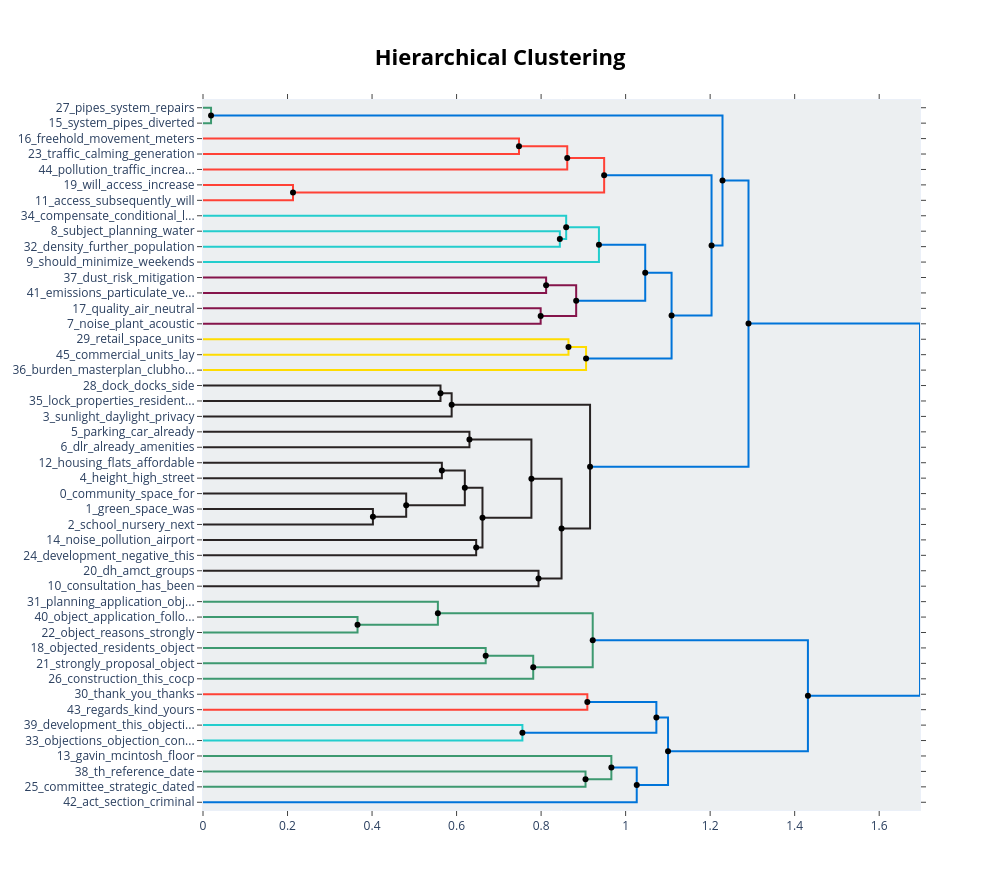

This figure's notebook cell:
### Code cell
topic_model_no_place.visualize_hierarchy(hierarchical_topics=hierarchical_topics)

### Figure 1 — Plotly figure (JSON) as saved in the notebook; plotly's stock layout.template omitted (floating-point values rounded to 4 significant figures)
{"data": [{"hoverinfo": "text", "marker": {"color": "rgb(61,153,112)"}, "mode": "lines", "text": ["pipes_system_repairs_diverted_angles", "", "", "system_pipes_diverted_angles_sewer"], "type": "scatter", "x": [0.0, 0.01904, 0.01904, 0.0], "xaxis": "x", "y": [-5.0, -5.0, -15.0, -15.0], "yaxis": "y"}, {"hoverinfo": "text", "marker": {"color": "rgb(255,65,54)"}, "mode": "lines", "text": ["freehold_movement_meters_traffic_passage", "", "", "traffic_calming_generation_safety_generated"], "type": "scatter", "x": [0.0, 0.7477, 0.7477, 0.0], "xaxis": "x", "y": [-25.0, -25.0, -35.0, -35.0], "yaxis": "y"}, {"hoverinfo": "text", "marker": {"color": "rgb(255,65,54)"}, "mode": "lines", "text": ["freehold_movement_meters_traffic_passage", "", "", "pollution_traffic_increased_therein_concerned"], "type": "scatter", "x": [0.7477, 0.8619, 0.8619, 0.0], "xaxis": "x", "y": [-30.0, -30.0, -45.0, -45.0], "yaxis": "y"}, {"hoverinfo": "text", "marker": {"color": "rgb(255,65,54)"}, "mode": "lines", "text": ["will_access_increase_estate_create", "", "", "access_subsequently_will_flow_main"], "type": "scatter", "x": [0.0, 0.213, 0.213, 0.0], "xaxis": "x", "y": [-55.0, -55.0, -65.0, -65.0], "yaxis": "y"}, {"hoverinfo": "text", "marker": {"color": "rgb(255,65,54)"}, "mode": "lines", "text": ["will_access_increase_estate_create", "", "", "access_will_subsequently_flow_estate"], "type": "scatter", "x": [0.8619, 0.9492, 0.9492, 0.213], "xaxis": "x", "y": [-37.5, -37.5, -60.0, -60.0], "yaxis": "y"}, {"hoverinfo": "text", "marker": {"color": "rgb(35,205,205)"}, "mode": "lines", "text": ["subject_planning_water_use_should", "", "", "density_further_population_consent_site"], "type": "scatter", "x": [0.0, 0.8444, 0.8444, 0.0], "xaxis": "x", "y": [-85.0, -85.0, -95.0, -95.0], "yaxis": "y"}, {"hoverinfo": "text", "marker": {"color": "rgb(35,205,205)"}, "mode": "lines", "text": ["compensate_conditional_light_owners_must", "", "", "density_further_population_consent_site"], "type": "scatter", "x": [0.0, 0.8594, 0.8594, 0.8444], "xaxis": "x", "y": [-75.0, -75.0, -90.0, -90.0], "yaxis": "y"}, {"hoverinfo": "text", "marker": {"color": "rgb(35,205,205)"}, "mode": "lines", "text": ["compensate_conditional_light_owners_must", "", "", "should_minimize_weekends_hours_workers"], "type": "scatter", "x": [0.8594, 0.9368, 0.9368, 0.0], "xaxis": "x", "y": [-82.5, -82.5, -105.0, -105.0], "yaxis": "y"}, {"hoverinfo": "text", "marker": {"color": "rgb(133,20,75)"}, "mode": "lines", "text": ["dust_risk_mitigation_determined_unsatisfactory", "", "", "emissions_particulate_vessels_release_vehicles"], "type": "scatter", "x": [0.0, 0.8119, 0.8119, 0.0], "xaxis": "x", "y": [-115.0, -115.0, -125.0, -125.0], "yaxis": "y"}, {"hoverinfo": "text", "marker": {"color": "rgb(133,20,75)"}, "mode": "lines", "text": ["quality_air_neutral_ventilation_extract", "", "", "noise_plant_acoustic_db_vibration"], "type": "scatter", "x": [0.0, 0.799, 0.799, 0.0], "xaxis": "x", "y": [-135.0, -135.0, -145.0, -145.0], "yaxis": "y"}, {"hoverinfo": "text", "marker": {"color": "rgb(133,20,75)"}, "mode": "lines", "text": ["quality_air_neutral_ventilation_extract", "", "", "noise_plant_acoustic_db_vibration"], "type": "scatter", "x": [0.8119, 0.883, 0.883, 0.799], "xaxis": "x", "y": [-120.0, -120.0, -140.0, -140.0], "yaxis": "y"}, {"hoverinfo": "text", "marker": {"color": "rgb(0,116,217)"}, "mode": "lines", "text": ["quality_air_neutral_ventilation_extract", "", "", "noise_plant_acoustic_db_vibration"], "type": "scatter", "x": [0.9368, 1.046, 1.046, 0.883], "xaxis": "x", "y": [-93.75, -93.75, -130.0, -130.0], "yaxis": "y"}, {"hoverinfo": "text", "marker": {"color": "rgb(255,220,0)"}, "mode": "lines", "text": ["retail_space_units_fourth_designs", "", "", "commercial_units_lay_empty_ones"], "type": "scatter", "x": [0.0, 0.8648, 0.8648, 0.0], "xaxis": "x", "y": [-155.0, -155.0, -165.0, -165.0], "yaxis": "y"}, {"hoverinfo": "text", "marker": {"color": "rgb(255,220,0)"}, "mode": "lines", "text": ["retail_space_units_fourth_designs", "", "", "burden_masterplan_clubhouse_concierge_additional"], "type": "scatter", "x": [0.8648, 0.9064, 0.9064, 0.0], "xaxis": "x", "y": [-160.0, -160.0, -175.0, -175.0], "yaxis": "y"}, {"hoverinfo": "text", "marker": {"color": "rgb(0,116,217)"}, "mode": "lines", "text": ["retail_space_units_fourth_designs", "", "", "burden_masterplan_clubhouse_concierge_additional"], "type": "scatter", "x": [1.046, 1.109, 1.109, 0.9064], "xaxis": "x", "y": [-111.9, -111.9, -167.5, -167.5], "yaxis": "y"}, {"hoverinfo": "text", "marker": {"color": "rgb(0,116,217)"}, "mode": "lines", "text": ["retail_space_units_fourth_designs", "", "", "burden_masterplan_clubhouse_concierge_additional"], "type": "scatter", "x": [0.9492, 1.203, 1.203, 1.109], "xaxis": "x", "y": [-48.75, -48.75, -139.7, -139.7], "yaxis": "y"}, {"hoverinfo": "text", "marker": {"color": "rgb(0,116,217)"}, "mode": "lines", "text": ["pipes_system_diverted_angles_sewer", "", "", "burden_masterplan_clubhouse_concierge_additional"], "type": "scatter", "x": [0.01904, 1.229, 1.229, 1.203], "xaxis": "x", "y": [-10.0, -10.0, -94.22, -94.22], "yaxis": "y"}, {"hoverinfo": "text", "marker": {"color": "rgb(40,35,35)"}, "mode": "lines", "text": ["dock_docks_side_light_of", "", "", "lock_properties_residential_the_view"], "type": "scatter", "x": [0.0, 0.562, 0.562, 0.0], "xaxis": "x", "y": [-185.0, -185.0, -195.0, -195.0], "yaxis": "y"}, {"hoverinfo": "text", "marker": {"color": "rgb(40,35,35)"}, "mode": "lines", "text": ["lock_properties_dock_the_side", "", "", "sunlight_daylight_privacy_building_light"], "type": "scatter", "x": [0.562, 0.5884, 0.5884, 0.0], "xaxis": "x", "y": [-190.0, -190.0, -205.0, -205.0], "yaxis": "y"}, {"hoverinfo": "text", "marker": {"color": "rgb(40,35,35)"}, "mode": "lines", "text": ["parking_car_already_spaces_units", "", "", "dlr_already_amenities_services_bus"], "type": "scatter", "x": [0.0, 0.6305, 0.6305, 0.0], "xaxis": "x", "y": [-215.0, -215.0, -225.0, -225.0], "yaxis": "y"}, {"hoverinfo": "text", "marker": {"color": "rgb(40,35,35)"}, "mode": "lines", "text": ["housing_flats_affordable_in_family", "", "", "height_high_street_the_area"], "type": "scatter", "x": [0.0, 0.5652, 0.5652, 0.0], "xaxis": "x", "y": [-235.0, -235.0, -245.0, -245.0], "yaxis": "y"}, {"hoverinfo": "text", "marker": {"color": "rgb(40,35,35)"}, "mode": "lines", "text": ["green_space_was_this_would", "", "", "school_nursery_next_children_construction"], "type": "scatter", "x": [0.0, 0.402, 0.402, 0.0], "xaxis": "x", "y": [-265.0, -265.0, -275.0, -275.0], "yaxis": "y"}, {"hoverinfo": "text", "marker": {"color": "rgb(40,35,35)"}, "mode": "lines", "text": ["community_space_for_to_that", "", "", "green_space_school_this_the"], "type": "scatter", "x": [0.0, 0.4808, 0.4808, 0.402], "xaxis": "x", "y": [-255.0, -255.0, -270.0, -270.0], "yaxis": "y"}, {"hoverinfo": "text", "marker": {"color": "rgb(40,35,35)"}, "mode": "lines", "text": ["community_space_for_to_that", "", "", "space_community_the_in_green"], "type": "scatter", "x": [0.5652, 0.6195, 0.6195, 0.4808], "xaxis": "x", "y": [-240.0, -240.0, -262.5, -262.5], "yaxis": "y"}, {"hoverinfo": "text", "marker": {"color": "rgb(40,35,35)"}, "mode": "lines", "text": ["noise_pollution_airport_day_air", "", "", "development_negative_this_have_in"], "type": "scatter", "x": [0.0, 0.6464, 0.6464, 0.0], "xaxis": "x", "y": [-285.0, -285.0, -295.0, -295.0], "yaxis": "y"}, {"hoverinfo": "text", "marker": {"color": "rgb(40,35,35)"}, "mode": "lines", "text": ["noise_pollution_airport_day_air", "", "", "development_negative_this_have_in"], "type": "scatter", "x": [0.6195, 0.6613, 0.6613, 0.6464], "xaxis": "x", "y": [-251.2, -251.2, -290.0, -290.0], "yaxis": "y"}, {"hoverinfo": "text", "marker": {"color": "rgb(40,35,35)"}, "mode": "lines", "text": ["noise_pollution_airport_day_air", "", "", "development_negative_this_have_in"], "type": "scatter", "x": [0.6305, 0.7771, 0.7771, 0.6613], "xaxis": "x", "y": [-220.0, -220.0, -270.6, -270.6], "yaxis": "y"}, {"hoverinfo": "text", "marker": {"color": "rgb(40,35,35)"}, "mode": "lines", "text": ["dh_amct_groups_user_asac", "", "", "consultation_has_been_effort_process"], "type": "scatter", "x": [0.0, 0.7939, 0.7939, 0.0], "xaxis": "x", "y": [-305.0, -305.0, -315.0, -315.0], "yaxis": "y"}, {"hoverinfo": "text", "marker": {"color": "rgb(40,35,35)"}, "mode": "lines", "text": ["dh_amct_groups_user_asac", "", "", "consultation_has_been_effort_process"], "type": "scatter", "x": [0.7771, 0.8484, 0.8484, 0.7939], "xaxis": "x", "y": [-245.3, -245.3, -310.0, -310.0], "yaxis": "y"}, {"hoverinfo": "text", "marker": {"color": "rgb(40,35,35)"}, "mode": "lines", "text": ["dh_amct_groups_user_asac", "", "", "consultation_has_been_effort_process"], "type": "scatter", "x": [0.5884, 0.9159, 0.9159, 0.8484], "xaxis": "x", "y": [-197.5, -197.5, -277.7, -277.7], "yaxis": "y"}, {"hoverinfo": "text", "marker": {"color": "rgb(0,116,217)"}, "mode": "lines", "text": ["dh_amct_groups_user_asac", "", "", "consultation_has_been_effort_process"], "type": "scatter", "x": [1.229, 1.291, 1.291, 0.9159], "xaxis": "x", "y": [-52.11, -52.11, -237.6, -237.6], "yaxis": "y"}, {"hoverinfo": "text", "marker": {"color": "rgb(61,153,112)"}, "mode": "lines", "text": ["object_application_following_proceeding_reasons", "", "", "object_reasons_strongly_grounds_objecting"], "type": "scatter", "x": [0.0, 0.3657, 0.3657, 0.0], "xaxis": "x", "y": [-335.0, -335.0, -345.0, -345.0], "yaxis": "y"}, {"hoverinfo": "text", "marker": {"color": "rgb(61,153,112)"}, "mode": "lines", "text": ["planning_application_object_ful_following", "", "", "object_reasons_following_strongly_grounds"], "type": "scatter", "x": [0.0, 0.5558, 0.5558, 0.3657], "xaxis": "x", "y": [-325.0, -325.0, -340.0, -340.0], "yaxis": "y"}, {"hoverinfo": "text", "marker": {"color": "rgb(61,153,112)"}, "mode": "lines", "text": ["objected_residents_object_strongly_already", "", "", "strongly_proposal_object_against_this"], "type": "scatter", "x": [0.0, 0.6689, 0.6689, 0.0], "xaxis": "x", "y": [-355.0, -355.0, -365.0, -365.0], "yaxis": "y"}, {"hoverinfo": "text", "marker": {"color": "rgb(61,153,112)"}, "mode": "lines", "text": ["objected_residents_object_strongly_already", "", "", "construction_this_cocp_ccd_code"], "type": "scatter", "x": [0.6689, 0.7814, 0.7814, 0.0], "xaxis": "x", "y": [-360.0, -360.0, -375.0, -375.0], "yaxis": "y"}, {"hoverinfo": "text", "marker": {"color": "rgb(61,153,112)"}, "mode": "lines", "text": ["objected_residents_object_strongly_already", "", "", "construction_this_cocp_ccd_code"], "type": "scatter", "x": [0.5558, 0.9221, 0.9221, 0.7814], "xaxis": "x", "y": [-332.5, -332.5, -367.5, -367.5], "yaxis": "y"}, {"hoverinfo": "text", "marker": {"color": "rgb(255,65,54)"}, "mode": "lines", "text": ["thank_you_thanks_your_consideration", "", "", "regards_kind_yours_sincerely_sirs"], "type": "scatter", "x": [0.0, 0.9094, 0.9094, 0.0], "xaxis": "x", "y": [-385.0, -385.0, -395.0, -395.0], "yaxis": "y"}, {"hoverinfo": "text", "marker": {"color": "rgb(35,205,205)"}, "mode": "lines", "text": ["development_this_objections_supplied_disingenuously", "", "", "objections_objection_concerns_following_my"], "type": "scatter", "x": [0.0, 0.7558, 0.7558, 0.0], "xaxis": "x", "y": [-405.0, -405.0, -415.0, -415.0], "yaxis": "y"}, {"hoverinfo": "text", "marker": {"color": "rgb(0,116,217)"}, "mode": "lines", "text": ["development_this_objections_supplied_disingenuously", "", "", "objections_objection_concerns_following_my"], "type": "scatter", "x": [0.9094, 1.073, 1.073, 0.7558], "xaxis": "x", "y": [-390.0, -390.0, -410.0, -410.0], "yaxis": "y"}, {"hoverinfo": "text", "marker": {"color": "rgb(61,153,112)"}, "mode": "lines", "text": ["th_reference_date_docs_full", "", "", "committee_strategic_dated_june_letter"], "type": "scatter", "x": [0.0, 0.9051, 0.9051, 0.0], "xaxis": "x", "y": [-435.0, -435.0, -445.0, -445.0], "yaxis": "y"}, {"hoverinfo": "text", "marker": {"color": "rgb(61,153,112)"}, "mode": "lines", "text": ["gavin_mcintosh_floor_th_radoni", "", "", "committee_strategic_dated_june_letter"], "type": "scatter", "x": [0.0, 0.9662, 0.9662, 0.9051], "xaxis": "x", "y": [-425.0, -425.0, -440.0, -440.0], "yaxis": "y"}, {"hoverinfo": "text", "marker": {"color": "rgb(0,116,217)"}, "mode": "lines", "text": ["gavin_mcintosh_floor_th_radoni", "", "", "act_section_criminal_court_justice"], "type": "scatter", "x": [0.9662, 1.026, 1.026, 0.0], "xaxis": "x", "y": [-432.5, -432.5, -455.0, -455.0], "yaxis": "y"}, {"hoverinfo": "text", "marker": {"color": "rgb(0,116,217)"}, "mode": "lines", "text": ["gavin_mcintosh_floor_th_radoni", "", "", "act_section_criminal_court_justice"], "type": "scatter", "x": [1.073, 1.1, 1.1, 1.026], "xaxis": "x", "y": [-400.0, -400.0, -443.8, -443.8], "yaxis": "y"}, {"hoverinfo": "text", "marker": {"color": "rgb(0,116,217)"}, "mode": "lines", "text": ["gavin_mcintosh_floor_th_radoni", "", "", "act_section_criminal_court_justice"], "type": "scatter", "x": [0.9221, 1.431, 1.431, 1.1], "xaxis": "x", "y": [-350.0, -350.0, -421.9, -421.9], "yaxis": "y"}, {"hoverinfo": "text", "marker": {"color": "rgb(0,116,217)"}, "mode": "lines", "text": ["gavin_mcintosh_floor_th_radoni", "", "", "act_section_criminal_court_justice"], "type": "scatter", "x": [1.291, 1.697, 1.697, 1.431], "xaxis": "x", "y": [-144.8, -144.8, -385.9, -385.9], "yaxis": "y"}, {"hoverinfo": "text", "hovertext": ["freehold_movement_meters_traffic_passage", "will_access_increase_estate_create", "compensate_conditional_light_owners_must", "quality_air_neutral_ventilation_extract", "quality_air_neutral_ventilation_extract", "retail_space_units_fourth_designs", "retail_space_units_fourth_designs", "retail_space_units_fourth_designs", "pipes_system_diverted_angles_sewer", "lock_properties_dock_the_side", "community_space_for_to_that", "noise_pollution_airport_day_air", "noise_pollution_airport_day_air", "dh_amct_groups_user_asac", "dh_amct_groups_user_asac", "dh_amct_groups_user_asac", "objected_residents_object_strongly_already", "objected_residents_object_strongly_already", "development_this_objections_supplied_disingenuously", "gavin_mcintosh_floor_th_radoni", "gavin_mcintosh_floor_th_radoni", "gavin_mcintosh_floor_th_radoni", "gavin_mcintosh_floor_th_radoni"], "marker": {"color": "black"}, "mode": "markers", "showlegend": false, "type": "scatter", "x": [0.7477, 0.8619, 0.8594, 0.8119, 0.9368, 0.8648, 1.046, 0.9492, 0.01904, 0.562, 0.5652, 0.6195, 0.6305, 0.7771, 0.5884, 1.229, 0.6689, 0.5558, 0.9094, 0.9662, 1.073, 0.9221, 1.291], "y": [-30, -37.5, -82.5, -120, -93.75, -160, -111.9, -48.75, -10, -190, -240, -251.2, -220, -245.3, -197.5, -52.11, -360, -332.5, -390, -432.5, -400, -350, -144.8]}, {"hoverinfo": "text", "hovertext": ["access_will_subsequently_flow_estate", "density_further_population_consent_site", "noise_plant_acoustic_db_vibration", "noise_plant_acoustic_db_vibration", "burden_masterplan_clubhouse_concierge_additional", "burden_masterplan_clubhouse_concierge_additional", "burden_masterplan_clubhouse_concierge_additional", "green_space_school_this_the", "space_community_the_in_green", "development_negative_this_have_in", "development_negative_this_have_in", "consultation_has_been_effort_process", "consultation_has_been_effort_process", "consultation_has_been_effort_process", "object_reasons_following_strongly_grounds", "construction_this_cocp_ccd_code", "objections_objection_concerns_following_my", "committee_strategic_dated_june_letter", "act_section_criminal_court_justice", "act_section_criminal_court_justice", "act_section_criminal_court_justice"], "marker": {"color": "black"}, "mode": "markers", "showlegend": false, "type": "scatter", "x": [0.213, 0.8444, 0.799, 0.883, 0.9064, 1.109, 1.203, 0.402, 0.4808, 0.6464, 0.6613, 0.7939, 0.8484, 0.9159, 0.3657, 0.7814, 0.7558, 0.9051, 1.026, 1.1, 1.431], "y": [-60, -90, -140, -130, -167.5, -139.7, -94.22, -270, -262.5, -290, -270.6, -310, -277.7, -237.6, -340, -367.5, -410, -440, -443.8, -421.9, -385.9]}], "layout": {"autosize": false, "height": 890, "hoverlabel": {"bgcolor": "white", "font": {"family": "Rockwell", "size": 16}}, "hovermode": "closest", "plot_bgcolor": "#ECEFF1", "showlegend": false, "title": {"font": {"color": "Black", "size": 22}, "text": "<b>Hierarchical Clustering</b>", "x": 0.5, "xanchor": "center", "yanchor": "top"}, "width": 1000, "xaxis": {"mirror": "allticks", "rangemode": "tozero", "showgrid": false, "showline": true, "showticklabels": true, "ticks": "outside", "type": "linear", "zeroline": false}, "yaxis": {"mirror": "allticks", "range": [-460, 0], "rangemode": "tozero", "showgrid": false, "showline": true, "showticklabels": true, "tickmode": "array", "ticks": "outside", "ticktext": ["27_pipes_system_repairs", "15_system_pipes_diverted", "16_freehold_movement_meters", "23_traffic_calming_generation", "44_pollution_traffic_increa...", "19_will_access_increase", "11_access_subsequently_will", "34_compensate_conditional_l...", "8_subject_planning_water", "32_density_further_population", "9_should_minimize_weekends", "37_dust_risk_mitigation", "41_emissions_particulate_ve...", "17_quality_air_neutral", "7_noise_plant_acoustic", "29_retail_space_units", "45_commercial_units_lay", "36_burden_masterplan_clubho...", "28_dock_docks_side", "35_lock_properties_resident...", "3_sunlight_daylight_privacy", "5_parking_car_already", "6_dlr_already_amenities", "12_housing_flats_affordable", "4_height_high_street", "0_community_space_for", "1_green_space_was", "2_school_nursery_next", "14_noise_pollution_airport", "24_development_negative_this", "20_dh_amct_groups", "10_consultation_has_been", "31_planning_application_obj...", "40_object_application_follo...", "22_object_reasons_strongly", "18_objected_residents_object", "21_strongly_proposal_object", "26_construction_this_cocp", "30_thank_you_thanks", "43_regards_kind_yours", "39_development_this_objecti...", "33_objections_objection_con...", "13_gavin_mcintosh_floor", "38_th_reference_date", "25_committee_strategic_dated", "42_act_section_criminal"], "tickvals": [-5, -15, -25, -35, -45, -55, -65, -75, -85, -95, -105, -115, -125, -135, -145, -155, -165, -175, -185, -195, -205, -215, -225, -235, -245, -255, -265, -275, -285, -295, -305, -315, -325, -335, -345, -355, -365, -375, -385, -395, -405, -415, -425, -435, -445, -455], "type": "linear", "zeroline": false}}}
